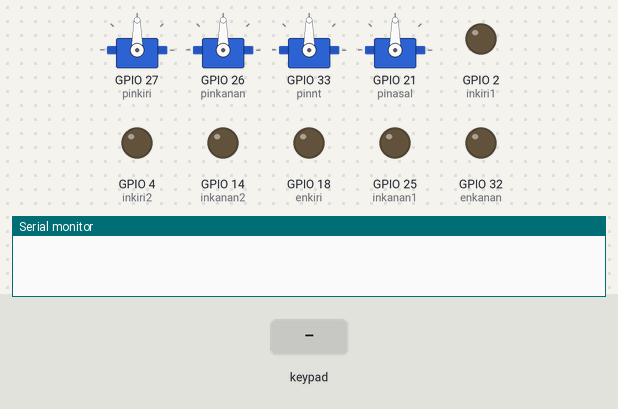
A sketch run on a simulated ESP32. Parts: 4 × servo, output pins drawn as LEDs (lit = HIGH), the last lines printed to the serial monitor. The test bench sets the inputs (shaded band). Nothing arrives over Bluetooth unless stated.

Above: at 1.2 s.
1.3 s: key 'T' pressed
At 2.5 s:
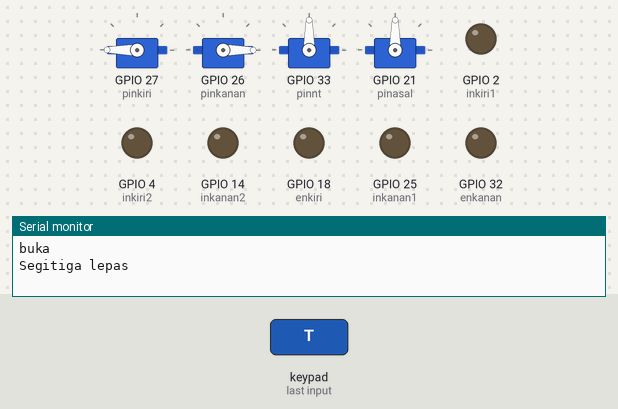
2.8 s: key 'U' pressed
At 3.05 s:
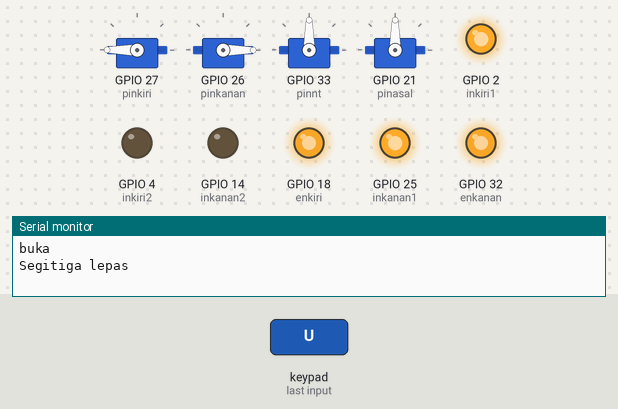
4.7 s: key 'D' pressed
At 4.94 s:
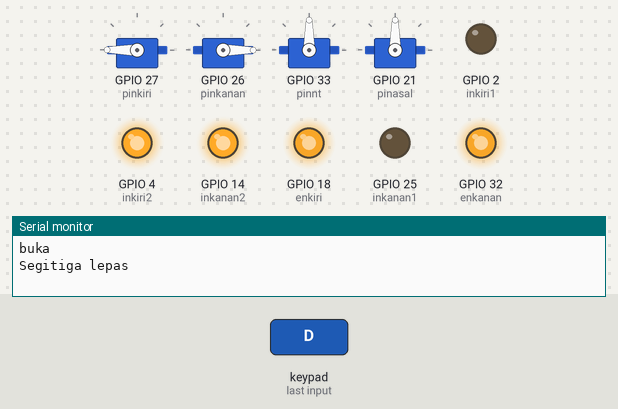
6.6 s: key 'L' pressed
At 6.83 s:
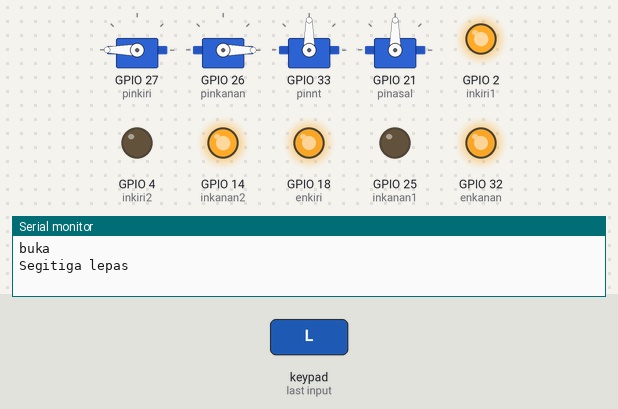
8.5 s: key 'R' pressed
At 8.74 s:
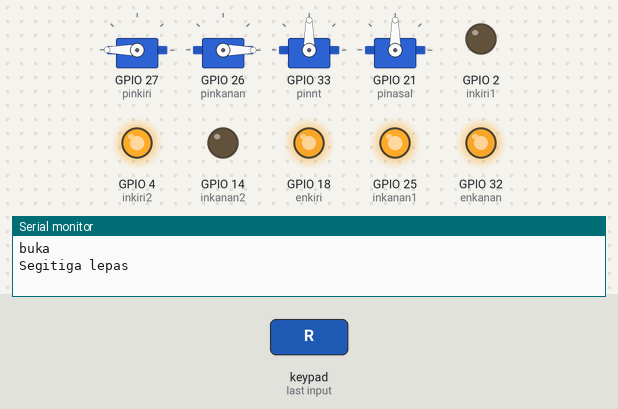
Timing chart, 0 to 11.4 s (numbered marks = the images above; inputs shaded):
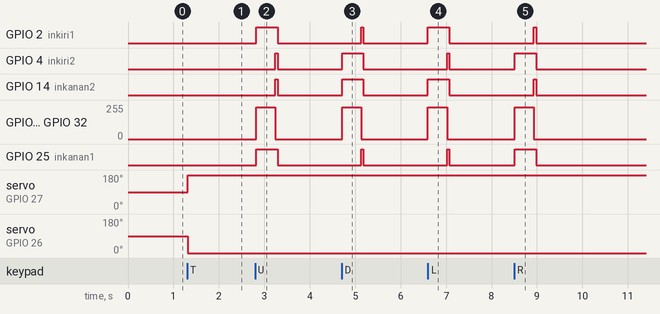

Measured:
- after the input at 1.3 s, servo on GPIO 27 (pinkiri): 90° → 180° at once; servo on GPIO 26 (pinkanan): 90° → 0° at once
- after the input at 2.8 s, GPIO 2 (inkiri1), GPIO 25 (inkanan1): LOW → HIGH at once, → LOW 0.47 s later; GPIO 4 (inkiri2), GPIO 14 (inkanan2): LOW → HIGH after 0.44 s, → LOW 0.05 s later; GPIO 18 (enkiri), GPIO 32 (enkanan): 0/255 → 240/255 at once, → 0/255 0.42 s later
- after the input at 4.7 s, GPIO 2 (inkiri1), GPIO 25 (inkanan1): LOW → HIGH after 0.43 s, → LOW 0.05 s later; GPIO 4 (inkiri2), GPIO 14 (inkanan2): LOW → HIGH at once, → LOW 0.47 s later; GPIO 18 (enkiri), GPIO 32 (enkanan): 0/255 → 240/255 at once, → 0/255 0.42 s later
- after the input at 6.6 s, GPIO 2 (inkiri1), GPIO 14 (inkanan2): LOW → HIGH at once, → LOW 0.47 s later; GPIO 4 (inkiri2), GPIO 25 (inkanan1): LOW → HIGH after 0.42 s, → LOW 0.05 s later; GPIO 18 (enkiri), GPIO 32 (enkanan): 0/255 → 240/255 at once, → 0/255 0.42 s later
- after the input at 8.5 s, GPIO 2 (inkiri1), GPIO 14 (inkanan2): LOW → HIGH after 0.43 s, → LOW 0.05 s later; GPIO 4 (inkiri2), GPIO 25 (inkanan1): LOW → HIGH at once, → LOW 0.47 s later; GPIO 18 (enkiri), GPIO 32 (enkanan): 0/255 → 240/255 at once, → 0/255 0.42 s later

The sketch:

Transporter.ino
```cpp
#include <ESP32Servo.h>
#include <Ps3Controller.h>

Servo capitnt;
Servo capitkanan;
Servo capitkiri;
Servo capitasal;

int enkanan = 32;
int enkiri = 18;

int inkanan1 = 25;
int inkanan2 = 14;

int inkiri1 = 2;
int inkiri2 = 4;

int pinnt = 33;
int pinkanan = 26;
int pinkiri = 27;
int pinasal = 21;


void setup() {
  Serial.begin(115200);

  capitkiri.attach(pinkiri);
  capitkanan.attach(pinkanan);
  capitnt.attach(pinnt);
  capitasal.attach(pinasal);

//  capitnt.setPeriodHertz(50);    // standard 50 hz servo
//  capitnt.attach(pinnt, 544, 2000); // attaches the servo on pin 18 to the servo object

//  capitkiri.setPeriodHertz(50);    // standard 50 hz servo
//  capitkiri.attach(pinkiri, 544, 2000); // attaches the servo on pin 18 to the servo object

//  capitkanan.setPeriodHertz(50);    // standard 50 hz servo
//  capitkanan.attach(pinkanan, 544, 2000); // attaches the servo on pin 18 to the servo object

  pinMode(enkanan, OUTPUT);
  pinMode(enkiri, OUTPUT);
  pinMode(inkanan1, OUTPUT);
  pinMode(inkanan2, OUTPUT);
  pinMode(inkiri1, OUTPUT);
  pinMode(inkiri2, OUTPUT);

  Ps3.begin("cc:7b:5c:26:c5:66");
  Ps3.attach(notify);
}

void loop() {

//    Serial.println("l2 tertekan");
//  else(
//    berhenti();
//}
}

void notify(){
  if( Ps3.event.button_down.up ){
    maju();
  }
  else if (Ps3.event.button_up.up){
    berhenti();
  }
  else if (Ps3.event.button_down.down){
    mundur();
  }
  else if (Ps3.event.button_up.down){
    berhenti();
  }
  else if (Ps3.event.button_down.right){
    majukanan();
  }
  else if (Ps3.event.button_up.right){
    berhenti();
  }
  else if (Ps3.event.button_down.left){
    majukiri();
  }
  else if(Ps3.event.button_up.left){
    berhenti();
  }
  else if (Ps3.event.button_down.cross){
    berhenti();
  }
  else if (Ps3.event.button_up.cross){
    Serial.println("x lepas");
  }
  else if (Ps3.event.button_down.l1){
    capitnaik();
    Serial.println("l1 tertekan");
  }
  else if (Ps3.event.button_up.l1){
    Serial.println("l1 lepas");
  }
  else if (Ps3.event.button_down.l2){
    capitturun();
    Serial.println("l2 tertekan");
    }
  else if (Ps3.event.button_up.l2){
    Serial.println("l2 lepas");
  }
  else if (Ps3.event.button_down.square){
    capittutup();
    }
   else if (Ps3.event.button_up.square){
    Serial.println("kotak lepas");
   }
  else if (Ps3.event.button_down.triangle){
    capitbuka();
  }
  else if (Ps3.event.button_up.triangle){
    Serial.println("Segitiga lepas");
  }
}


void capitbuka(){
  capitkiri.write(180);
  capitkanan.write(0);
  Serial.println("buka");
//  delay(1000);
}

void capittutup(){
  capitkiri.write(90);
  capitkanan.write(90);
  Serial.println("tutup");
//  delay(1000);
}

void capitnaik(){
  capitnt.write(90);
//  delay(1000);
}

void capitturun(){
  capitnt.write(0);
//  delay(1000);
}

//void kanan(){
//  digitalWrite(inkanan1, HIGH);
//  digitalWrite(inkanan2, LOW);
//  digitalWrite(inkiri1, HIGH);
//  digitalWrite(inkiri2, LOW);
//
//  analogWrite(enkanan, 1000);
//  analogWrite(enkiri, 1000);
//}
//
//void kiri(){
//  digitalWrite(inkanan1, LOW);
//  digitalWrite(inkanan2, HIGH);
//  digitalWrite(inkiri1, LOW);
//  digitalWrite(inkiri2, HIGH);
//
//  analogWrite(enkanan, 1000);
//  analogWrite(enkiri, 1000);
//}

void maju(){
  digitalWrite(inkanan1, HIGH);
  digitalWrite(inkanan2, LOW);
  digitalWrite(inkiri1, HIGH);
  digitalWrite(inkiri2, LOW);

  analogWrite(enkanan, 240);
  analogWrite(enkiri, 240);
}

void mundur(){
  digitalWrite(inkanan1, LOW);
  digitalWrite(inkanan2, HIGH);
  digitalWrite(inkiri1, LOW);
  digitalWrite(inkiri2, HIGH);

  analogWrite(enkanan, 240);
  analogWrite(enkiri, 240);
}

void majukiri(){
  digitalWrite(inkanan1, LOW);
  digitalWrite(inkanan2, HIGH);
  digitalWrite(inkiri1, HIGH);
  digitalWrite(inkiri2, LOW);

  analogWrite(enkanan, 240);
  analogWrite(enkiri, 240);
}

void majukanan(){
  digitalWrite(inkanan1, HIGH);
  digitalWrite(inkanan2, LOW);
  digitalWrite(inkiri1, LOW);
  digitalWrite(inkiri2, HIGH);

  analogWrite(enkanan, 240);
  analogWrite(enkiri, 240);
}

void berhenti(){
  analogWrite(enkanan, 0);
  analogWrite(enkiri, 0);
  digitalWrite(inkanan1, HIGH);
  digitalWrite(inkanan2, HIGH);
  digitalWrite(inkiri1, HIGH);
  digitalWrite(inkiri2, HIGH);
  delay(50);
  analogWrite(enkanan, 0);
  analogWrite(enkiri, 0);
  digitalWrite(inkanan1, LOW);
  digitalWrite(inkanan2, LOW);
  digitalWrite(inkiri1, LOW);
  digitalWrite(inkiri2, LOW);
}
```
